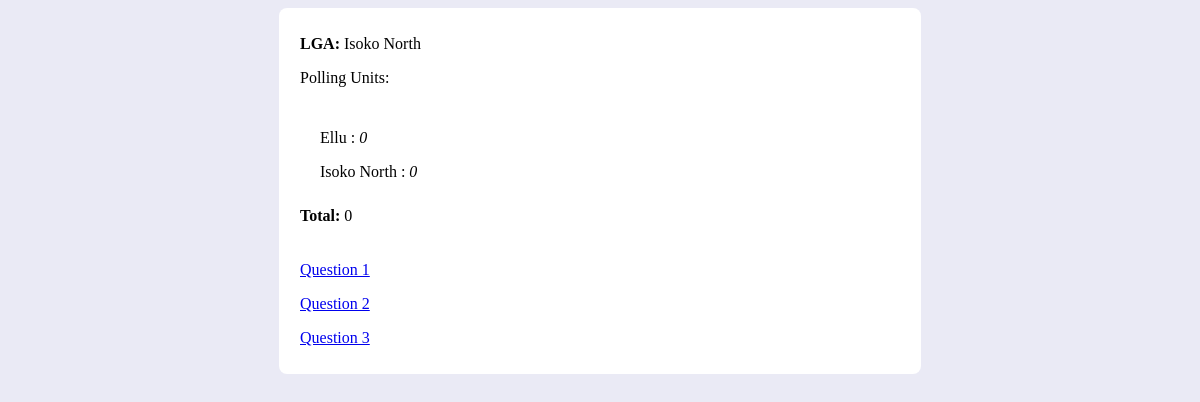
The page /polls/lga-result/9/ on the database its author committed.
### polls/models.py (models this page shows, shortened)
class LGA(models.Model):
    uniqueid = models.AutoField(primary_key=True)
    lga_id = models.IntegerField()
    lga_name = models.CharField(max_length=50)
    state_id = models.CharField(max_length=50)
    lga_description = models.TextField()
    entered_by_user = models.CharField(max_length=50)
    date_entered = models.DateTimeField()
    user_ip_address = models.CharField(max_length=50)
    class Meta:
        db_table = "lga"

class PollingUnit(models.Model):
    uniqueid = models.AutoField(primary_key=True)
    polling_unit_id = models.IntegerField()
    ward_id = models.IntegerField()
    lga_id = models.IntegerField()
    uniquewardid = models.IntegerField(null=True)
    polling_unit_number = models.CharField(max_length=50, null=True)
    polling_unit_name = models.CharField(max_length=50, null=True)
    polling_unit_description = models.TextField(null=True)
    lat = models.CharField(max_length=255, null=True)
    long = models.CharField(max_length=255, null=True)
    entered_by_user = models.CharField(max_length=50, null=True)
    date_entered = models.DateTimeField(null=True)
    user_ip_address = models.CharField(max_length=50, null=True)
    class Meta:
        db_table = "polling_unit"

### polls/views.py (the view)
# urls.py: path("lga-result/<int:pk>/", views.LGAResultView.as_view(), name="lga-result" ),
class LGAResultView(ListView):
    model = PollingUnit
    queryset = PollingUnit.objects.all()
    template_name = "polls/lga_result.html"
    def get_queryset(self) -> QuerySet:
        query = super().get_queryset()
        lga = self.kwargs.get("pk", None)
        self.lga = lga
        if lga:
            query = query.filter(lga_id=lga)
        return query
    def get_context_data(self, **kwargs: Any) -> Dict[str, Any]:
        context = super().get_context_data(**kwargs)
        pus = context.get("pollingunit_list", None)
        total = 0
        result = False
        lga_name = LGA.objects.get(lga_id=self.lga).lga_name
        if pus:
            result = True
            for pu in pus:
                pu.total = 0
                announced_results: QuerySet[
                    AnnouncedPUResults
                ] = AnnouncedPUResults.objects.filter(polling_unit_uniqueid=pu.uniqueid)
                for ar in announced_results:
                    pu.total += ar.party_score
                    total += ar.party_score
        context.update(total=total, lga_name=lga_name, result=result)
        return context

### polls/templates/polls/lga_result.html
{% extends 'index.html' %}
{% block content %}
<div>
{% if result %}
    <p>
    <strong>LGA: </strong> {{ lga_name | title }}
    </p>
    <p>Polling Units:</p>
    <div>
        {% for pu in pollingunit_list %}
        <p>
        {{ pu.polling_unit_name | default_if_none:"No Name" | title }} : <em>{{ pu.total | floatformat:"g"  }}</em>
        </p>
    {% endfor %}
    </div>
    <strong>Total: </strong> {{ total | floatformat:"g"}}
{% else %}
    <div><p>No Results for {{ lga_name }}!</p></div>
{% endif %}
</div>
{% endblock content %}

### static/style.css (style rules this page uses)
body div { margin: auto; width: 640px; background-color: rgb(255, 255, 255); border-radius: 8px; padding: 1px; }
body { background-color: rgb(234, 234, 245); }
body div div { margin-left: 10px; margin-right: 10px; width: auto; padding: 10px; }

### rows shown on the page
LGA: lga_name "Isoko North"
PollingUnit: polling_unit_name "Ellu", total "0"
PollingUnit: polling_unit_name "Isoko North", total "0"

### other values the page prints
{{ total | floatformat:"g" }} "0"
